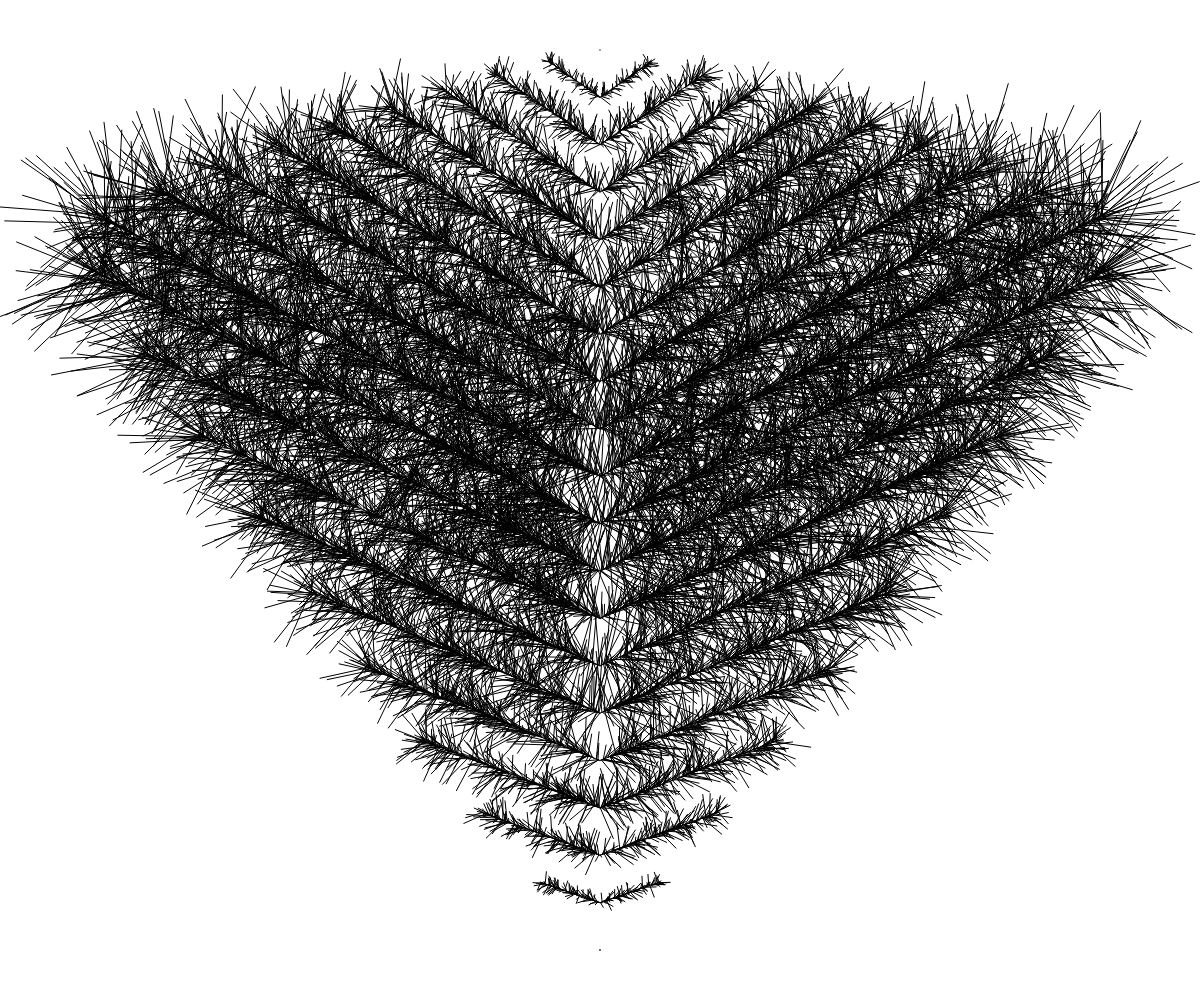
Frame 1 (no input)
Frame 60 (no input): identical to frame 1, image omitted
Frame 120 (the mouse pressed at the canvas centre since frame 60): identical to frame 1, image omitted

The p5.js sketch that drew this single still picture (run headless with seeded random() and noise() and a simulated clock; from frame 60 on, the mouse is pressed at the canvas centre):

// p5.js sketch
// ── sketch.js
const numSegs = 20;
const margin = 50;
const maxVeins = 1000;
function setup() {
  createCanvas(innerWidth, innerHeight);
  const maxR = width/2;
  const heightRange = height-margin*2;
  const yStep = heightRange/(numSegs-1);
  const ox = width/2;
  const da = PI/2;
  for(const side of [-1,1]) {
    for(let oy=margin;oy<=height-margin;oy+=yStep) {
      const prog = (oy-margin)/heightRange;
      const a = ((1-prog)*(-PI/10))-(PI/10);
      const r = (1-abs(prog-.5)*2) *maxR;
      const dx = r*cos(a);
      const dy = r*sin(a);
      const tip = [ox+dx*side,oy+dy]
      line(ox,oy,...tip);
      const o =[ox,oy];
      for(let i=0;i<(r/maxR)*maxVeins;i++) {
        const fProg = random();
        const fx = lerp(o[0],tip[0],fProg);
        const fy = lerp(o[1],tip[1],fProg);
        const fa = a+random(-da,da);
        const fr = random(r/5);
        line(fx,fy,fx+side*fr*cos(fa),fy+fr*sin(fa))
      }
    }
  }
}

function draw() {
}
